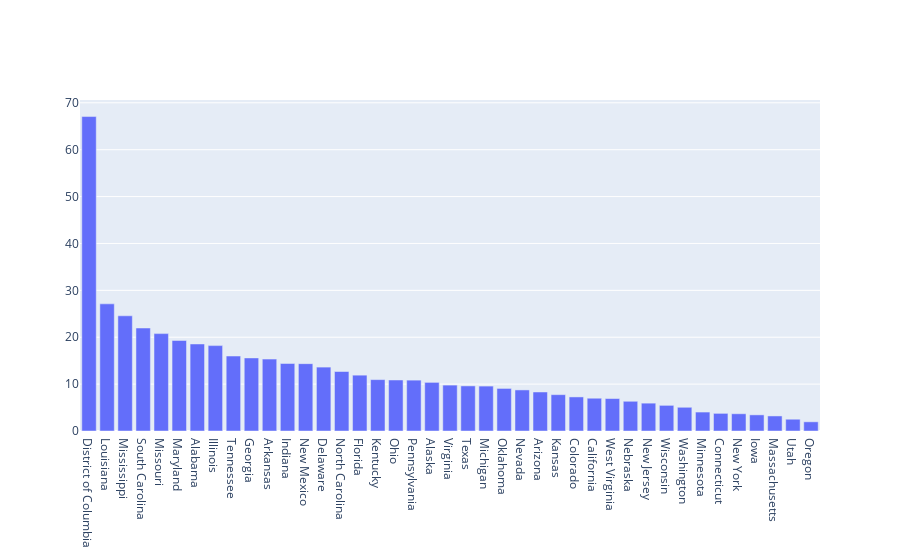

The notebook cell this image was saved under:
### Code cell
fig  = go.Figure()
fig.add_trace(go.Bar(x = teen_gun["State"], y = teen_gun["Rate"]))

### Figure 1 — Plotly figure (JSON) as saved in the notebook; plotly's stock layout.template omitted (floating-point values rounded to 4 significant figures)
{"data": [{"type": "bar", "x": ["District of Columbia", "Louisiana", "Mississippi", "South Carolina", "Missouri", "Maryland", "Alabama", "Illinois", "Tennessee", "Georgia", "Arkansas", "Indiana", "New Mexico", "Delaware", "North Carolina", "Florida", "Kentucky", "Ohio", "Pennsylvania", "Alaska", "Virginia", "Texas", "Michigan", "Oklahoma", "Nevada", "Arizona", "Kansas", "Colorado", "California", "West Virginia", "Nebraska", "New Jersey", "Wisconsin", "Washington", "Minnesota", "Connecticut", "New York", "Iowa", "Massachusetts", "Utah", "Oregon"], "y": [67.07, 27.12, 24.57, 21.97, 20.77, 19.31, 18.56, 18.21, 15.99, 15.59, 15.34, 14.4, 14.36, 13.63, 12.69, 11.91, 10.96, 10.88, 10.85, 10.37, 9.79, 9.62, 9.58, 9.08, 8.76, 8.32, 7.75, 7.27, 6.99, 6.92, 6.34, 5.94, 5.47, 5.06, 4.04, 3.76, 3.68, 3.44, 3.21, 2.51, 1.96]}], "layout": {}}
